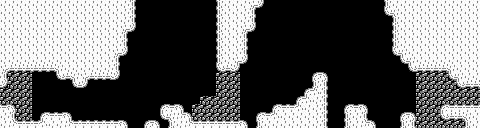

Below is a game level as drawn by its tile map, then a one-line description and the .tmx file that defines it, in full:
An orthogonal 60x16 tile map with 8x8 px tiles, 1 tile layer (Tile Layer 1).

<map version="1.0" orientation="orthogonal" width="60" height="16" tilewidth="8" tileheight="8">
 <tileset firstgid="1" name="cavemountain" tilewidth="8" tileheight="8">
  <image source="cavemountain.png" trans="ff00ff" width="40" height="24" />
  <terraintypes>
   <terrain name="Wall" tile="-1" />
   <terrain name="Cave" tile="-1" />
  </terraintypes>
  <tile id="0" terrain="1,1,1,0" />
  <tile id="1" terrain="1,1,0,0" />
  <tile id="2" terrain="1,1,0,1" />
  <tile id="3" terrain="0,0,0,1" />
  <tile id="4" terrain="0,0,1,0" />
  <tile id="5" terrain="1,0,1,0" />
  <tile id="6" terrain="0,0,0,0" />
  <tile id="7" terrain="0,1,0,1" />
  <tile id="8" terrain="0,1,0,0" />
  <tile id="9" terrain="1,0,0,0" />
  <tile id="10" terrain="1,0,1,1" />
  <tile id="11" terrain="0,0,1,1" />
  <tile id="12" terrain="0,1,1,1" />
  <tile id="13" terrain="1,1,1,1" />
 </tileset>
 <layer name="Tile Layer 1" width="60" height="16">
  <data encoding="csv">
7,7,7,7,7,7,7,7,7,7,7,7,7,7,7,7,8,0,0,0,0,0,0,0,0,0,0,6,7,7,7,4,13,0,0,0,0,0,0,0,0,0,0,0,0,0,0,0,6,7,7,7,7,7,7,7,7,7,7,7,
7,7,7,7,7,7,7,7,7,7,7,7,7,7,7,7,8,0,0,0,0,0,0,0,0,0,0,6,7,7,7,8,0,0,0,0,0,0,0,0,0,0,0,0,0,0,0,0,11,5,7,7,7,7,7,7,7,7,7,7,
7,7,7,7,7,7,7,7,7,7,7,7,7,7,7,7,8,0,0,0,0,0,0,0,0,0,0,6,7,7,7,8,0,0,0,0,0,0,0,0,0,0,0,0,0,0,0,0,0,6,7,7,7,7,7,7,7,7,7,7,
7,7,7,7,7,7,7,7,7,7,7,7,7,7,7,4,13,0,0,0,0,0,0,0,0,0,0,6,7,7,4,13,0,0,0,0,0,0,0,0,0,0,0,0,0,0,0,0,0,6,7,7,7,7,7,7,7,7,7,7,
7,7,7,7,7,7,7,7,7,7,7,7,7,7,7,8,0,0,0,0,0,0,0,0,0,0,0,6,7,7,8,0,0,0,0,0,0,0,0,0,0,0,0,0,0,0,0,0,0,6,7,7,7,7,7,7,7,7,7,7,
7,7,7,7,7,7,7,7,7,7,7,7,7,7,7,8,0,0,0,0,0,0,0,0,0,0,0,6,7,7,8,0,0,0,0,0,0,0,0,0,0,0,0,0,0,0,0,0,0,6,7,7,7,7,7,7,7,7,7,7,
7,7,7,7,7,7,7,7,7,7,7,7,7,7,4,13,0,0,0,0,0,0,0,0,0,0,0,6,7,7,8,0,0,0,0,0,0,0,0,0,0,0,0,0,0,0,0,0,0,11,5,7,7,7,7,7,7,7,7,7,
7,7,7,7,7,7,7,7,7,7,7,7,7,7,8,0,0,0,0,0,0,0,0,0,0,0,0,6,7,4,13,0,0,0,0,0,0,0,0,0,0,0,0,0,0,0,0,0,0,0,11,5,7,7,7,7,7,7,7,7,
4,12,12,12,12,12,12,5,7,7,7,7,7,7,8,0,0,0,0,0,0,0,0,0,0,0,0,11,12,13,0,0,0,0,0,0,0,0,0,0,0,0,0,0,0,0,0,0,0,0,0,11,12,12,12,12,5,7,7,7,
8,14,14,14,0,0,0,11,12,5,4,12,12,12,13,0,0,0,0,0,0,0,0,0,0,0,0,14,14,14,0,0,0,0,0,0,0,0,0,1,3,0,0,0,0,0,0,0,0,0,0,0,14,14,14,14,11,5,7,7,
13,14,14,14,0,0,0,0,0,11,13,0,0,0,0,0,0,0,0,0,0,0,0,0,0,0,0,14,14,14,0,0,0,0,0,0,0,0,0,6,8,0,0,0,0,0,0,0,0,0,0,0,14,14,14,14,14,11,12,12,
14,14,14,14,0,0,0,0,0,0,0,0,0,0,0,0,0,0,0,0,0,0,0,0,0,0,0,14,14,14,0,0,0,0,0,0,0,0,1,10,8,0,0,0,0,0,0,0,0,0,0,0,14,14,14,14,14,14,14,14,
14,14,14,14,0,0,0,0,0,0,0,0,0,0,0,0,0,0,0,0,0,0,0,0,0,14,14,14,14,14,0,0,0,0,0,0,0,1,10,7,8,0,0,0,0,0,0,0,0,0,0,0,14,14,14,14,14,14,14,14,
2,3,14,14,0,0,0,0,0,0,0,0,0,0,0,0,0,0,0,0,1,2,3,0,14,14,14,14,14,14,0,0,0,0,1,2,2,10,7,7,8,0,0,1,2,3,0,0,0,0,0,0,14,14,14,1,2,2,2,2,
7,8,14,14,0,1,2,2,3,0,0,0,0,0,0,0,0,0,0,0,11,5,9,3,14,14,14,14,14,14,0,0,1,2,10,7,7,7,7,7,8,0,0,6,7,8,0,0,0,0,1,3,14,14,14,11,12,12,5,7,
7,9,2,2,2,10,7,7,9,2,2,2,2,2,2,3,0,0,1,3,0,6,7,9,2,2,2,2,2,2,3,0,6,7,7,7,7,7,7,7,8,0,0,6,7,9,3,0,0,0,6,8,14,14,14,14,14,14,6,7
</data>
 </layer>
</map>
